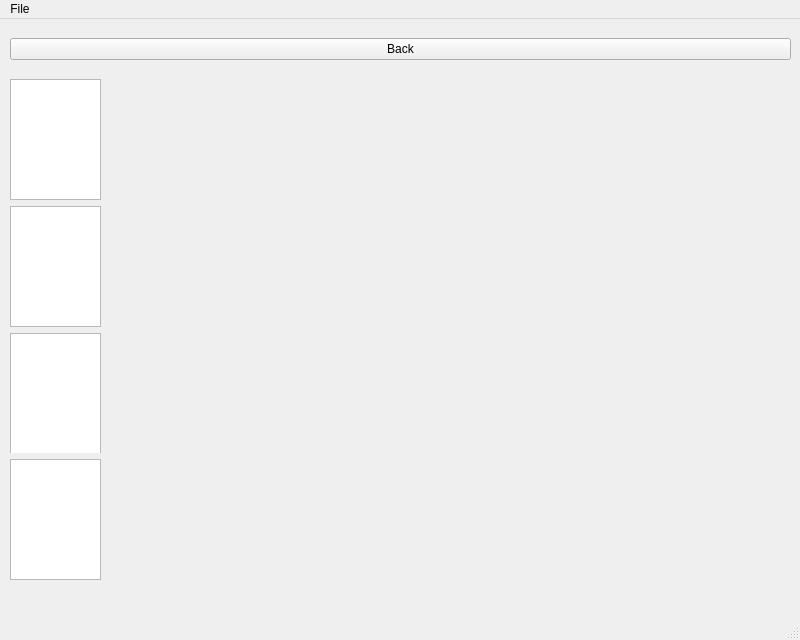
<?xml version="1.0" encoding="UTF-8"?>
<ui version="4.0">
 <class>MainWindow</class>
 <widget class="QMainWindow" name="MainWindow">
  <property name="geometry">
   <rect>
    <x>0</x>
    <y>0</y>
    <width>800</width>
    <height>640</height>
   </rect>
  </property>
  <property name="windowTitle">
   <string>MainWindow</string>
  </property>
  <widget class="QWidget" name="centralwidget">
   <widget class="QWidget" name="verticalLayoutWidget">
    <property name="geometry">
     <rect>
      <x>10</x>
      <y>60</y>
      <width>91</width>
      <height>501</height>
     </rect>
    </property>
    <layout class="QVBoxLayout" name="verticalLayout">
     <item>
      <widget class="QWidget" name="widget_4" native="true">
       <widget class="QTextBrowser" name="textBrowser">
        <property name="geometry">
         <rect>
          <x>0</x>
          <y>0</y>
          <width>91</width>
          <height>121</height>
         </rect>
        </property>
       </widget>
      </widget>
     </item>
     <item>
      <widget class="QWidget" name="widget_3" native="true">
       <widget class="QTextBrowser" name="textBrowser_2">
        <property name="geometry">
         <rect>
          <x>0</x>
          <y>0</y>
          <width>91</width>
          <height>121</height>
         </rect>
        </property>
       </widget>
      </widget>
     </item>
     <item>
      <widget class="QWidget" name="widget_2" native="true">
       <widget class="QTextBrowser" name="textBrowser_3">
        <property name="geometry">
         <rect>
          <x>0</x>
          <y>0</y>
          <width>91</width>
          <height>121</height>
         </rect>
        </property>
       </widget>
      </widget>
     </item>
     <item>
      <widget class="QWidget" name="widget" native="true">
       <widget class="QTextBrowser" name="textBrowser_4">
        <property name="geometry">
         <rect>
          <x>0</x>
          <y>0</y>
          <width>91</width>
          <height>121</height>
         </rect>
        </property>
       </widget>
      </widget>
     </item>
    </layout>
   </widget>
   <widget class="QWidget" name="horizontalLayoutWidget">
    <property name="geometry">
     <rect>
      <x>10</x>
      <y>10</y>
      <width>781</width>
      <height>41</height>
     </rect>
    </property>
    <layout class="QHBoxLayout" name="horizontalLayout">
     <item>
      <widget class="QPushButton" name="pushButton">
       <property name="text">
        <string>Back</string>
       </property>
      </widget>
     </item>
    </layout>
   </widget>
   <widget class="QWidget" name="verticalLayoutWidget_2">
    <property name="geometry">
     <rect>
      <x>110</x>
      <y>60</y>
      <width>681</width>
      <height>531</height>
     </rect>
    </property>
    <layout class="QVBoxLayout" name="graphLayout">
     <item>
      <widget class="PlotWidget" name="graph1" native="true"/>
     </item>
     <item>
      <widget class="PlotWidget" name="graph2" native="true"/>
     </item>
     <item>
      <widget class="PlotWidget" name="graph3" native="true"/>
     </item>
     <item>
      <widget class="PlotWidget" name="graph4" native="true"/>
     </item>
     <item>
      <widget class="PlotWidget" name="graph5" native="true"/>
     </item>
     <item>
      <widget class="PlotWidget" name="graph6" native="true"/>
     </item>
     <item>
      <widget class="PlotWidget" name="graph7" native="true"/>
     </item>
     <item>
      <widget class="PlotWidget" name="graph8" native="true"/>
     </item>
    </layout>
   </widget>
  </widget>
  <widget class="QMenuBar" name="menubar">
   <property name="geometry">
    <rect>
     <x>0</x>
     <y>0</y>
     <width>800</width>
     <height>18</height>
    </rect>
   </property>
   <widget class="QMenu" name="menuFile">
    <property name="title">
     <string>File</string>
    </property>
   </widget>
   <addaction name="menuFile"/>
  </widget>
  <widget class="QStatusBar" name="statusbar"/>
 </widget>
 <customwidgets>
  <customwidget>
   <class>PlotWidget</class>
   <extends>QWidget</extends>
   <header>pyqtgraph.h</header>
   <container>1</container>
  </customwidget>
 </customwidgets>
 <resources/>
 <connections/>
</ui>
